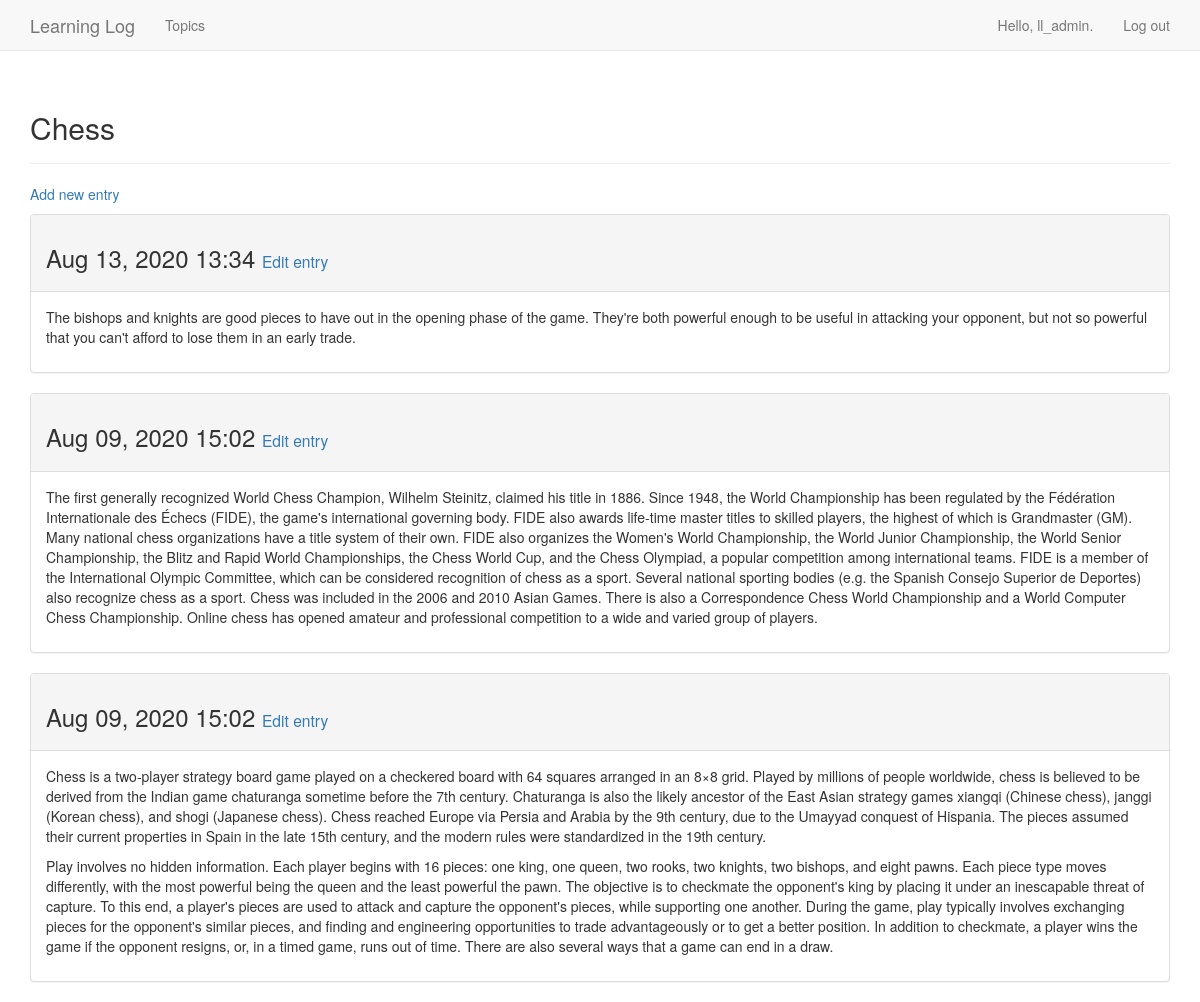
The page /topics/1/ (signed in) on the database its author committed.
### learning_logs/models.py (models this page shows, shortened)
class Topic(models.Model):
    text = models.CharField(max_length=200)
    date_added = models.DateTimeField(auto_now_add=True)
    owner = models.ForeignKey(User, on_delete=models.CASCADE)
    def __str__(self):
        return self.text

class Entry(models.Model):
    topic = models.ForeignKey(Topic, on_delete=models.CASCADE)
    text = models.TextField()
    date_added = models.DateTimeField(auto_now_add=True)
    class Meta:
        verbose_name_plural = 'entries'

### learning_logs/views.py (the view)
# urls.py: url(r'^topics/(?P<topic_id>\d+)/$', views.topic, name='topic'),
@login_required
def topic(request, topic_id):
    topic_p = Topic.objects.get(id=topic_id)
    check_topic_owner(request, topic_p)
    entries = topic_p.entry_set.order_by('-date_added')
    context = {'topic': topic_p, 'entries': entries}
    return render(request, 'learning_logs/topic.html', context)

### learning_logs/views.py (called while the page is built)
def check_topic_owner(request, topic_p):
    if topic_p.owner != request.user:
        raise Http404

### learning_logs/templates/learning_logs/topic.html
{% extends 'learning_logs/base.html' %}
{% block header %}
  <h2>{{ topic }}</h2>
{% endblock header %}
{% block content %}
  <p>
    <a href="{% url 'learning_logs:new_entry' topic.id %}">Add new entry</a>
  </p>
  {% for entry in entries %}
    <div class="panel panel-default">
      <div class="panel-heading">
        <h3>
          {{ entry.date_added|date:'M d, Y H:i' }}
          <small>
            <a href="{% url 'learning_logs:edit_entry' entry.id %}">Edit entry</a>
          </small>
        </h3>
      </div>
      <div class="panel-body">
        {{ entry.text|linebreaks }}
      </div>
    </div>
  {% empty %}
    <li>
      There are no entries for this topic yet.
    </li>
  {% endfor %}
{% endblock content %}

### learning_logs/templates/learning_logs/base.html (shortened to what this page needs)
{% load bootstrap3 %}
<!DOCTYPE html>
<html lang="en">
  <head>
    {% bootstrap_css %}
  </head>
  <body>
    <nav class="navbar navbar-default navbar-static-top">
      <div class="container">
        <div class="navbar-header">
          <a class="navbar-brand" href="{% url 'learning_logs:index' %}">
            Learning Log</a>
        </div>
        <div id="navbar" class="navbar-collapse collapse">
          <ul class="nav navbar-nav">
            <li><a href="{% url 'learning_logs:topics' %}">Topics</a></li>
          </ul>
          <ul class="nav navbar-nav navbar-right">
            {% if user.is_authenticated %}
              <li><a>Hello, {{ user.username }}.</a></li>
              <li><a href="{% url 'users:logout' %}">Log out</a></li>
            {% else %}
              <li><a href="{% url 'users:register' %}">Register</a></li>
              <li><a href="{% url 'users:login' %}">Log in</a></li>
            {% endif %}
          </ul>
        </div>
      </div>
    </nav>
    <div class="container">
      <div class="page-header">
        {% block header %}{% endblock header %}
      </div>
      <div>
        {% block content %}{% endblock content %}
      </div>
    </div>
  </body>
</html>

### rows shown on the page
Topic: text "Chess"
Entry: date_added "Aug 13, 2020 13:34", text "The bishops and knights are good pieces to have out in the opening phase of the game. They're both powerful enough to be useful in attacking your opponent, but not so powerful that you can't afford to lose them in an early trade."
Entry: date_added "Aug 09, 2020 15:02", text "The first generally recognized World Chess Champion, Wilhelm Steinitz, claimed his title in 1886. Since 1948, the World Championship has been regulated by the Fédération Internationale des Échecs (FIDE), the game's international governing body. FIDE also awards life-time master titles to skilled players, the highest of which is Grandmaster (GM). Many national chess organizations have a title system of their own. FIDE also organizes the Women's World Championship, the World Junior Championship, the World Senior Championship, the Blitz and Rapid World Championships, the Chess World Cup, and the Chess Olympiad, a popular competition among international teams. FIDE is a member of the…"
Entry: date_added "Aug 09, 2020 15:02", text "Chess is a two-player strategy board game played on a checkered board with 64 squares arranged in an 8×8 grid. Played by millions of people worldwide, chess is believed to be derived from the Indian game chaturanga sometime before the 7th century. Chaturanga is also the likely ancestor of the East Asian strategy games xiangqi (Chinese chess), janggi (Korean chess), and shogi (Japanese chess). Chess reached Europe via Persia and Arabia by the 9th century, due to the Umayyad conquest of Hispania. The pieces assumed their current properties in Spain in the late 15th century, and the modern rules were standardized in the 19th century. Play involves no hidden information. Each player begins with…"

### other values the page prints
{{ user.username }} "ll_admin"
